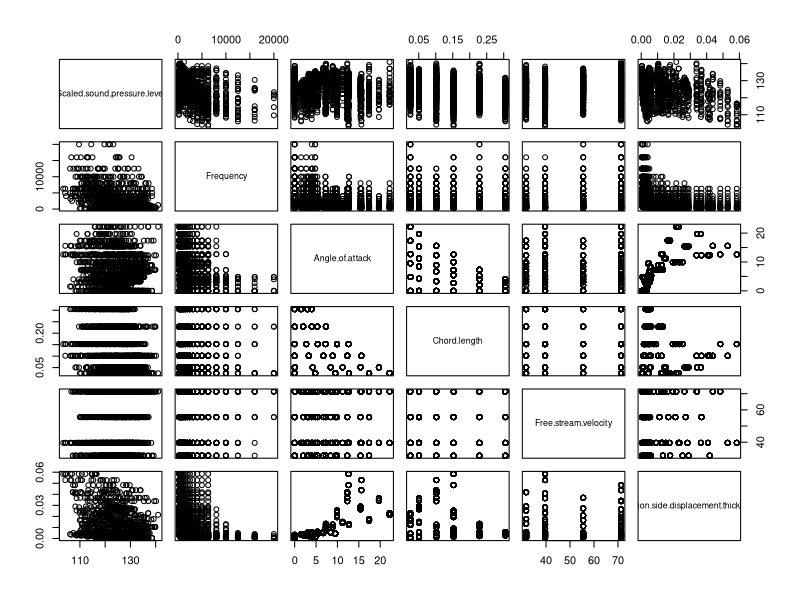
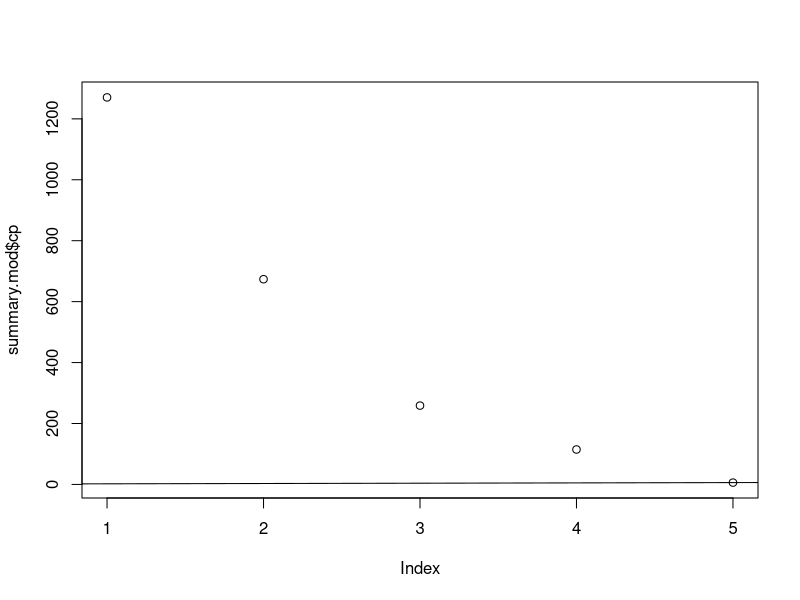
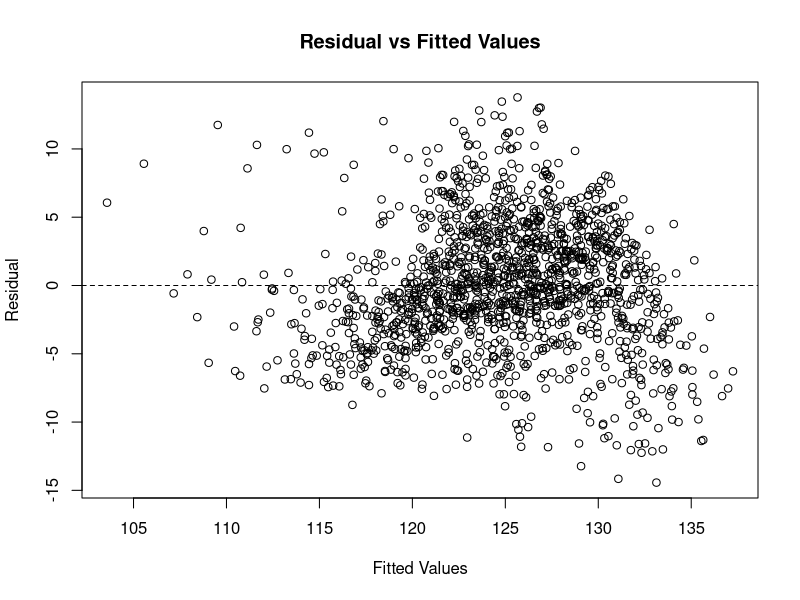
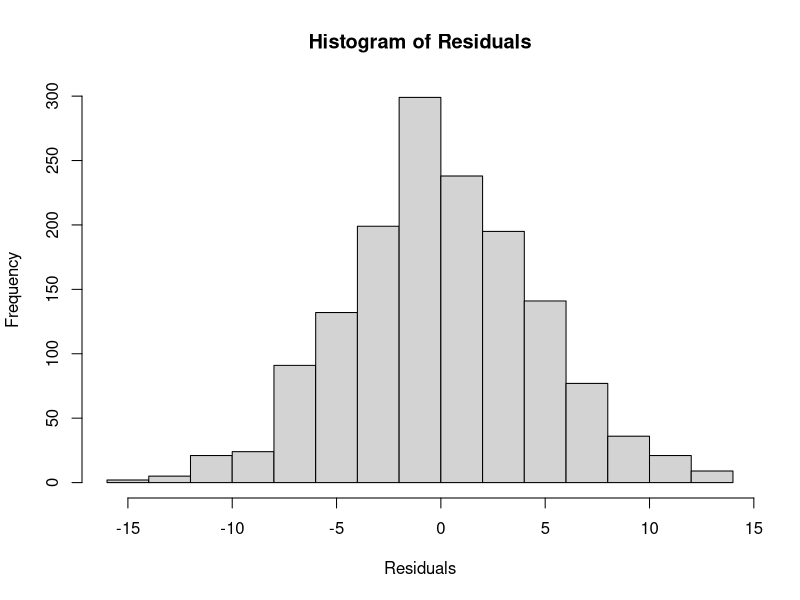
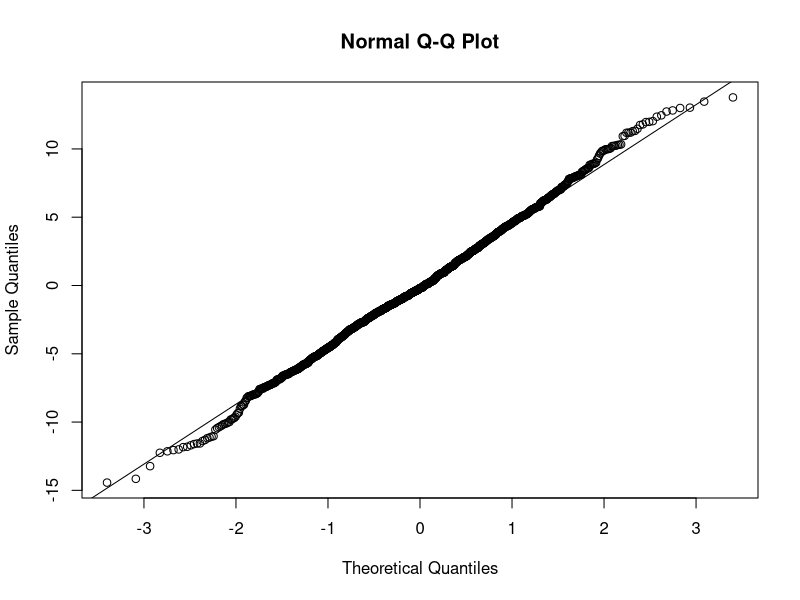

Here is the R script that generated these plots, in order:
## ---- chunk 1
knitr::opts_chunk$set(echo = TRUE)
## ---- chunk 2
knitr::opts_chunk$set(
  fig.path = "images/"
)
## ---- chunk 3
# set a working directory for my project
setwd("D:/UC Santa Barbara/Junior/Spring/Pstat 126/project")

# reading data into R
airfoil_self_noice <- read.csv("airfoil_self_noise.csv")
# check variable names
names(airfoil_self_noice)

# response
y = airfoil_self_noice$Scaled.sound.pressure.level
# predictors
x1 = airfoil_self_noice$Frequency
x2 = airfoil_self_noice$Angle.of.attack
x3 = airfoil_self_noice$Chord.length
x4 = airfoil_self_noice$Free.stream.velocity
x5 = airfoil_self_noice$Suction.side.displacement.thickness
## ---- chunk 4
# examine outliers
fit.all = lm(y~x1+x2+x3+x4+x5)
# studentized deleted residuals
rs=rstudent(fit.all)
outlier.pt = which(abs(rs)>3) #outliers
# remove outliers
y=y[-outlier.pt]
x1=x1[-outlier.pt]
x2=x2[-outlier.pt]
x3=x3[-outlier.pt]
x4=x4[-outlier.pt]
x5=x5[-outlier.pt]

## ---- chunk 5
#running a scatter plot matrix for all variables to test preliminary association
pairs(airfoil_self_noice[-outlier.pt])
#cor(cbind(y,x1,x2,x3,x4,x5)) #correlation matrix
## ---- chunk 6
# Running stepwise regression
mod0 = lm(y~1)
mod.upper = lm(y~x1+x2+x3+x4+x5)
step(mod0,scope=list(lower=mod0,upper=mod.upper))
# The resulting model is one using frequency, angle of attack, chord length, Free stream velocity, and Suction.side.displacement.thickness as the best predictors of scaled sound pressure level 
## ---- chunk 7
# leaps procedure
library(leaps)
mod=regsubsets(cbind(x1,x2,x3,x4,x5),y)
summary.mod=summary(mod)
names(summary.mod)
summary.mod$which
summary.mod$rsq
summary.mod$adjr2
plot(summary.mod$cp)
abline(1,1)
## ---- chunk 8
# our model
mod = lm(y~x1+x2+x3+x4+x5)
mod.red = lm(y~x1+x2+x3+x4+x5)
mod.full = lm(y~x1+x2+x3+x4+x5+I(x2*x5))
anova(mod.red,mod.full) # general F-test
summary(mod)

# verify LINE condition 
e = residuals(mod)
yhat = fitted(mod)
plot(yhat, e, xlab = 'Fitted Values', ylab = 'Residual', main = 'Residual vs Fitted Values')
abline(h = 0, lty = 2)
hist(e, xlab = 'Residuals', main = 'Histogram of Residuals')

#Q-Q plot
qqnorm(e)
qqline(e)

## ---- chunk 9
# confidence interval
x <- model.matrix(mod)
x0 <- apply(x,2,mean) # mean amount
ci = predict(mod, new=data.frame(t(x0)), interval = "confidence", level = 0.95)
ci
